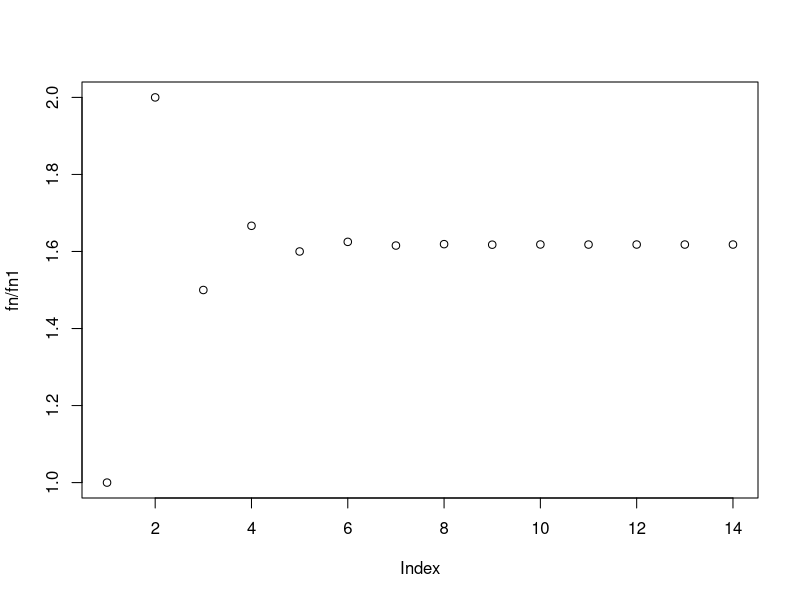
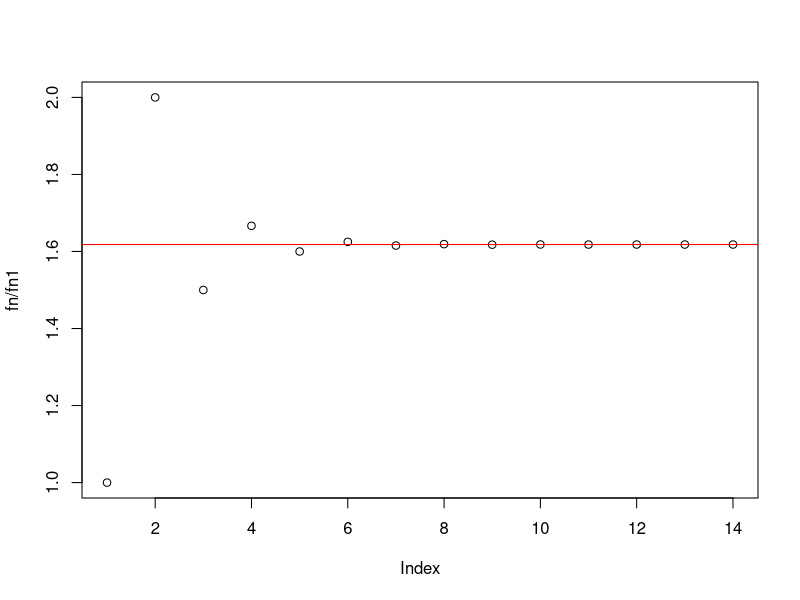

Source code (R) for these figures, in order: (Note: this script raises an error after producing the figures.)
#ST203 ASSIGNMENT 3, 20325583, Colm Mooney
#Q1
qroots <- function(a, b, c) {
  if(a == 0)
  {
    roots <- -c/b
  }
  else
  {
    d <- b^2 -4*a*c
    
    if(d > 0) {
      d1 <- sqrt(d)
      roots <- c((-b-d1), (-b+d1))/(2*a)
    } 
    else if(d==0) {
      r <- -b/(2*a)
      roots <- c(r,r)
    } else {
      roots <- c()
    }
  }
  return(roots)
  
}

## what if a = 0?
qroots(0,4,1)
#When a = 0, the values returned are -Infinity and Not a number. We've added an if statement that deals with that (2-5)

#Question 2 
#(a)
n <- 30
fib <- numeric(n)
fib[1:2] <- 1
for(i in 3:n) {
  fib[i] <- fib[i-1] + fib[i-2]
}
fib
#(b)
n <- 15
fib <- numeric(n)
fib[1:2] <- 1
for (i in 3:n) fib[i] <- fib[i-1] + fib[i-2]
fn <- fib[-1]
fn1 <- fib[-n]
plot(fn/fn1)


#(c) Compute the golden ratio (1 + ???5)/2. Is the sequence converging to this ratio?
n <- 15
fib <- numeric(n)
fib[1:2] <- 1
for (i in 3:n) fib[i] <- fib[i-1] + fib[i-2]
fn <- fib[-1]
fn1 <- fib[-n]
plot(fn/fn1)
abline(h = (1+sqrt(5))/2, col="red")
#yes, it does follow to this ratio.

#Question 3
#Make a 5x5 Hankel matrix using:
?matrix
?seq
?rep
n <- 5
matrix(seq(1:n) + rep(0:n,each=n), nrow = n, ncol = n)
n <- 10
matrix(seq(1:n) + rep(0:n,each=n), nrow = n, ncol = n)
n <- 12
matrix(seq(1:n) + rep(0:n,each=n), nrow = n, ncol = n)

#Question 4. (a)

mat <- matrix(nrow = 4,c(1,2,3,4,1^2,2^2,3^2,4^2))
mat

#(b)
?crossprod
tmat <- t(mat)
tmat2<- tmat%*%mat
tanswer <- solve(tmat2)
tanswer
#(c)
#Get inverse of the inverse thingy
transposedmatrix <- mat%*%tmat
transposedmatrix
solve(transposedmatrix)
det(transposedmatrix)
#The answer says the determinant is 0. That That's not the case, it only says zero because it can solve the transposed matrix.

#Question 5

#(a) How long does it take to clear the debt (in months)?

nmonths <- 0
loan <- 1000
rate <- (1+0.11/12)
money <- 12
while(loan > 0)
{
  loan <- (rate*loan - money)
  nmonths <- nmonths + 1
}
loan
nmonths # It takes 159 months.

#(b) Draw a plot showing the amount owed every month.
?plot

nmonths2 <- 1
loan2 <- 1000
rate2 <- (1+0.11/12)
money <- 12
test <- 0
while(loan2[nmonths2] > test)
{
  loan2 <- c(loan2, rate2*loan2[nmonths2] - money)
  nmonths2 <- nmonths2 + 1
}
plot(0:(nmonths2 - 1), loan2, type = "l")

#(c) How much total interest is paid in the end?
159 * 12 - 1000 -9.73 == 898.27 
#159 months, 12 euros, 1000 = first loan, -9.73, overpay from the last month.
